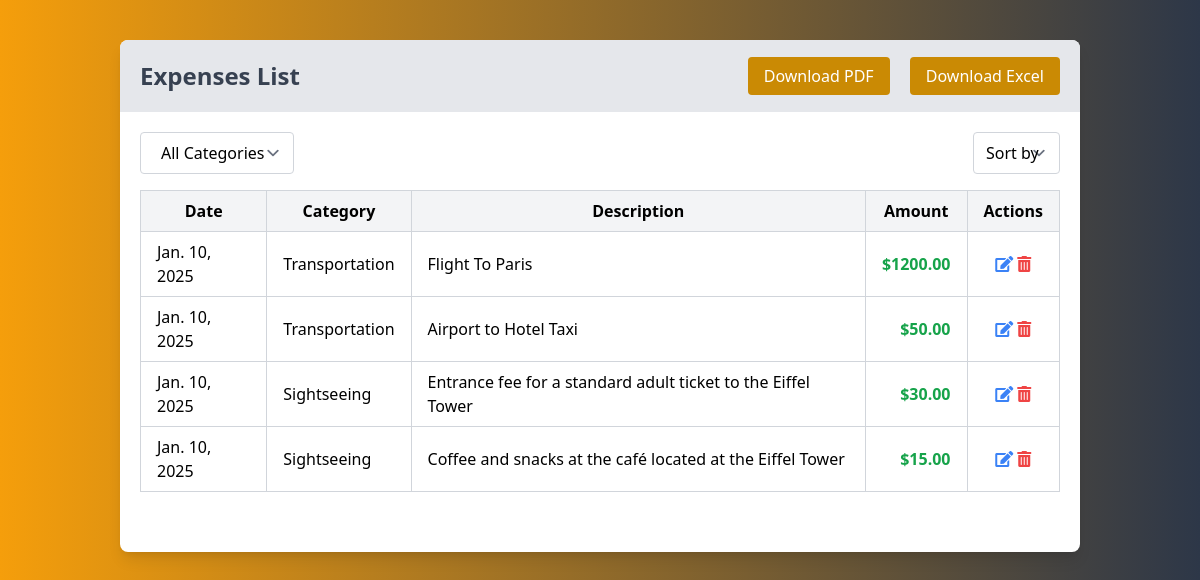
/expenses/1/expenses/, run on an earlier commit of the app's database.
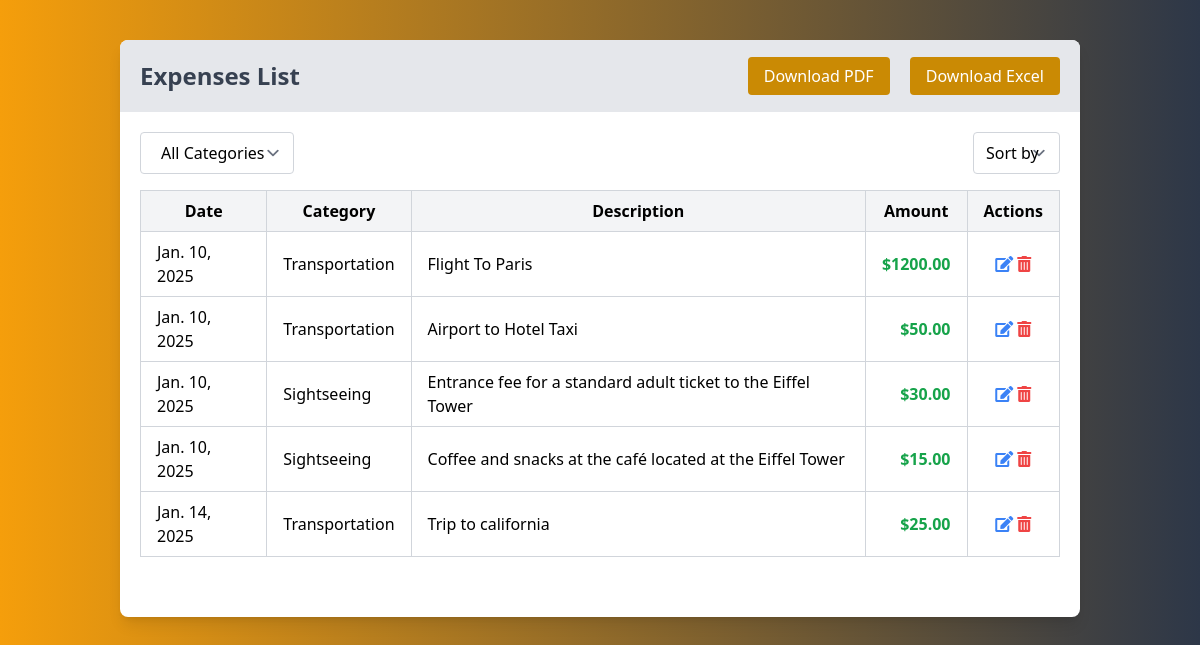
And on a later commit of the database.
### expenses/models.py (models this page shows, shortened)
class Expense(models.Model):
    trip = models.ForeignKey(Trip, on_delete=models.CASCADE, related_name='expenses')
    category = models.ForeignKey(CategoryBudget, on_delete=models.CASCADE, related_name='expenses')
    user = models.ForeignKey(settings.AUTH_USER_MODEL, on_delete=models.CASCADE, related_name='expenses')
    amount = models.DecimalField(max_digits=10, decimal_places=2)
    description = models.CharField(max_length=255)
    date = models.DateField(auto_now_add=True)
    receipt = models.FileField(upload_to='expense_receipts/', blank=True, null=True)

### travel/models.py (models this page shows, shortened)
class CategoryBudget(models.Model):
    trip = models.ForeignKey(Trip, on_delete=models.CASCADE, related_name='category_budgets')  # Link to a trip
    category = models.CharField(max_length=50)  # Name of the category (e.g., Sightseeing)
    budget = models.DecimalField(max_digits=12, decimal_places=2, default=0.00)  # Budget for the category

### expenses/views.py (the view)
# urls.py: path('<int:trip_id>/expenses/', views.expense_list, name='expense-list'),
def expense_list(request, trip_id):
    trip = get_object_or_404(Trip, id=trip_id)
    sort_by = request.GET.get('sort', '')
    expenses = trip.expenses.all()
    if sort_by == 'date':
        expenses = expenses.order_by('date')  # Sort by date
    elif sort_by == 'amount':
        expenses = expenses.order_by('amount')  # Sort by amount
    category_filter = request.GET.get('category')
    if category_filter:
        expenses = expenses.filter(category__category=category_filter)
    categories = CategoryBudget.objects.filter(trip=trip).values_list('category', flat=True)
    return render(request, 'expenses/expense_list.html', {
        'trip': trip,
        'expenses': expenses,
        'categories': categories,  # Pass categories for the dropdown
        'selected_category': category_filter,  # Pass the selected category to retain the filter
    })

### expenses/templates/expenses/expense_list.html (shortened to what this page needs)
{% extends 'base.html' %}
{% block main %}
<div class="bg-yellow-gray min-h-screen py-10">
    <div class="md:w-[80%] w-full mx-auto bg-white rounded-lg shadow-lg">
        <div class="p-5 bg-gray-200 flex justify-between items-center rounded-t-lg">
            <h2 class="text-2xl font-bold text-gray-700">Expenses List</h2>
            <div class="space-x-4">
                <a href="#" class="text-white bg-yellow-600 px-4 py-2 rounded hover:bg-yellow-500 transition">Download PDF</a>
                <a href="#" class="text-white bg-yellow-600 px-4 py-2 rounded hover:bg-yellow-500 transition">Download Excel</a>
            </div>
        </div>
        <div class="p-5">
            <div class="flex justify-between mb-4">
                <form method="GET">
                    <select name="category" class="border-gray-300 rounded px-5 py-2" onchange="this.form.submit()">
                        <option value="">All Categories</option>
                    </select>
                </form>
                <form method="get" id="sortForm">
                    <select
                        name="sort"
                        class="border-gray-300 rounded px-3 py-2"
                        onchange="document.getElementById('sortForm').submit();">
                        <option value="">Sort by</option>
                    </select>
                </form>
            </div>
            <table class="w-full border-collapse border border-gray-300">
                <thead class="bg-gray-100">
                    <tr>
                        <th class="border border-gray-300 px-4 py-2">Date</th>
                        <th class="border border-gray-300 px-4 py-2">Category</th>
                        <th class="border border-gray-300 px-4 py-2">Description</th>
                        <th class="border border-gray-300 px-4 py-2">Amount</th>
                        <th class="border border-gray-300 px-4 py-2">Actions</th>
                    </tr>
                </thead>
                <tbody>
                    {% for expense in expenses %}
                    <tr class="hover:bg-gray-50">
                        <td class="border border-gray-300 px-4 py-2">{{ expense.date }}</td>
                        <td class="border border-gray-300 px-4 py-2">{{ expense.category.category }}</td>
                        <td class="border border-gray-300 px-4 py-2">{{ expense.description }}</td>
                        <td class="border border-gray-300 px-4 py-2 text-right text-green-600 font-bold">
                            ${{ expense.amount }}
                        </td>
                        <td class="border border-gray-300 px-4 py-2 text-center">
                            <a href="{% url 'edit-expense' trip.id expense.id %}" class="text-blue-500 hover:text-blue-700">
                                <i class="fas fa-edit"></i>
                            </a>
                            <a href="{% url 'delete-expense' trip.id expense.id %}" class="text-red-500 hover:text-red-700">
                                <i class="fas fa-trash-alt"></i>
                            </a>
                        </td>
                    </tr>
                    {% endfor %}
                </tbody>
            </table>
        </div>
        <div class="p-5 flex justify-center">
        </div>
    </div>
</div>
{% endblock %}

### templates/Base.html (shortened to what this page needs)
<!DOCTYPE html>
{% load static tailwind_tags %}
<html lang="en">
<head>
    <link rel="stylesheet" href="https://cdnjs.cloudflare.com/ajax/libs/intl-tel-input/17.0.8/css/intlTelInput.min.css" />
    <link href="https://cdnjs.cloudflare.com/ajax/libs/font-awesome/5.15.4/css/all.min.css" rel="stylesheet">
    {% tailwind_css %}
</head>
<body>
    {% block main %}
    {% endblock  %}
</body>
</html>

What changed in the data, as far as the page shows it:
added Expense: date "Jan. 14, 2025", category.category "Transportation", description "Trip to california", amount "25.00"
